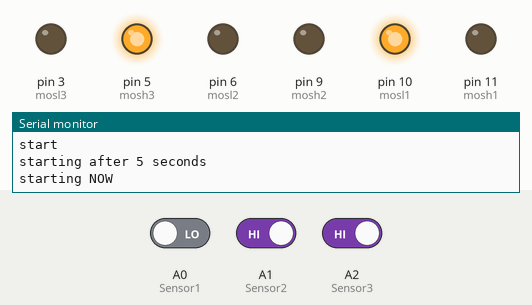
This sketch was run on a simulated Arduino Uno, built with avr-gcc and run on an emulated ATmega328P. On the bench: output pins drawn as LEDs (lit = HIGH), the last lines printed to the serial monitor. Inputs (shaded band) come from the test bench; at power-on: A0 (Sensor1) LOW, A1 (Sensor2) HIGH, A2 (Sensor3) HIGH.

Above: at 1.2 s.
1.3 s: A0 (Sensor1) driven HIGH
At 2.1 s:
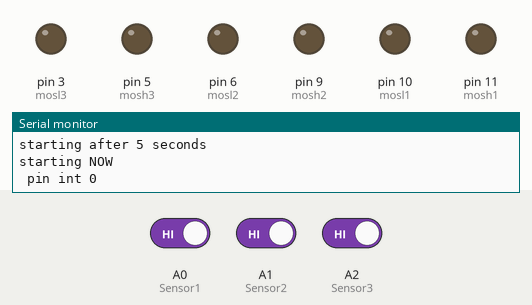
2.8 s: A1 (Sensor2) driven LOW
At 3.2 s:
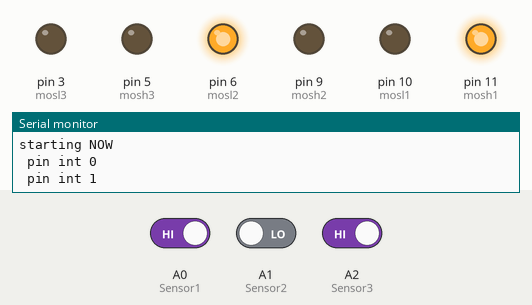
4.3 s: A2 (Sensor3) driven LOW
At 5.5 s:
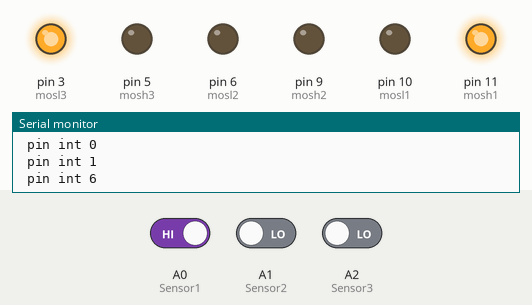
5.8 s: A1 (Sensor2) driven HIGH
At 6.7 s:
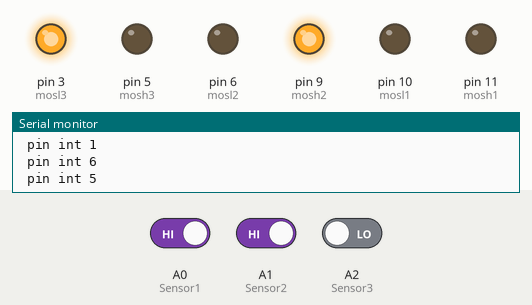
7.3 s: A0 (Sensor1) driven LOW
At 7.8 s:
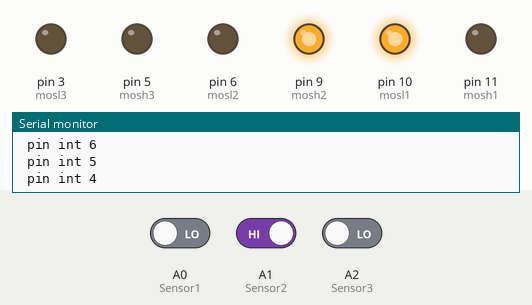
8.8 s: A2 (Sensor3) driven HIGH
At 10.2 s:
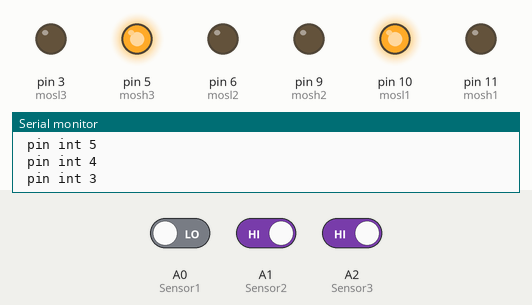
Timing chart, 0 to 11.3 s (numbered marks = the images above; inputs shaded):
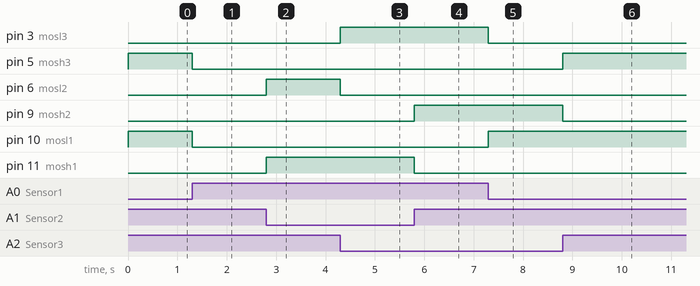

Measured:
- after the input at 1.3 s, pin 5 (mosh3), pin 10 (mosl1): HIGH → LOW at once
- after the input at 2.8 s, pin 6 (mosl2), pin 11 (mosh1): LOW → HIGH at once
- after the input at 4.3 s, pin 3 (mosl3): LOW → HIGH at once; pin 6 (mosl2): HIGH → LOW at once
- after the input at 5.8 s, pin 9 (mosh2): LOW → HIGH at once; pin 11 (mosh1): HIGH → LOW at once
- after the input at 7.3 s, pin 3 (mosl3): HIGH → LOW at once; pin 10 (mosl1): LOW → HIGH at once
- after the input at 8.8 s, pin 5 (mosh3): LOW → HIGH at once; pin 9 (mosh2): HIGH → LOW at once

The sketch:

v3.ino
```cpp
#define mosh1 11
#define mosl1 10

#define mosh2 9
#define mosl2 6

#define mosh3 5
#define mosl3 3

#define Sensor1 A0
#define Sensor2 A1
#define Sensor3 A2


int conpin = 1;
int counter = 0;
int SPEED = 0;
int STEP = 0;
int ha,hc,hb;
int conf = 0;
int step_counter = 1;
int x=0;
int a, b, c;
int steps();
void action(int st,int spp);
void STOP();
void setup() {
Serial.begin(9600);
Serial.println("start");

pinMode(mosh1,1);
pinMode(mosh2,1);
pinMode(mosh3,1);

pinMode(mosl1,1);
pinMode(mosl2,1);
pinMode(mosl3,1);


pinMode(Sensor1,0);
pinMode(Sensor2,0);
pinMode(Sensor3,0);
//pinMode(Sensor1,INPUT_PULLUP);
//pinMode(Sensor2,INPUT_PULLUP);
//pinMode(Sensor3,INPUT_PULLUP);

pinMode(A4,0);

Serial.println("starting after 5 seconds");
//delay(5000);
x = steps();
action(x,255);
delay(50);
//x = steps();
//action(x,255);
//delay(50);
Serial.println("starting NOW");


SREG  = SREG  | 0b10000000;
PCICR = PCICR | 0b00000010;  // pin chage int 8 to 14
PCMSK1= PCMSK1| 0b00000111;  // pcint8 A0, pcint9 A1, pcint10 A2

}


void loop() {
}


ISR(PCINT1_vect){
    PCICR |= ~(1<<1);

    Serial.print(" pin int ");
    x = steps();
    action(x,255);
    Serial.println(x);


    PCICR |= (1<<1);
  }


int steps(){

  ha = digitalRead(Sensor1);
  hb = digitalRead(Sensor2);
  hc = digitalRead(Sensor3);

  if( ha == 1 && hb == 0 && hc == 0 ){         // step 6  //100
    STEP = 6;
    }
    else if( ha == 0 && hb == 1 && hc == 0 ){  // step 4  //010
    STEP = 4;
    }
    else if( ha == 1 && hb == 1 && hc == 0){  // step 5  //110
    STEP = 5;
    }
    else if( ha == 0 && hb == 0 && hc ==1 ){   // step 2  //001
    STEP = 2;
    }
    else if( ha == 1 && hb ==0 && hc ==1 ){    // step 1  //101
    STEP = 1;
    }
    else if( ha == 0 && hb == 1 && hc == 1 ){  // step 3  //011
    STEP = 3;
    }else{
    STEP = 0;
      }
    return STEP;
}
void STOP(){
    digitalWrite(2,0);
    digitalWrite(3,0);
    digitalWrite(4,0);
    digitalWrite(5,0);
    digitalWrite(6,0);
    digitalWrite(7,0);
  }


void action(int st,int spp){
    int spedh = 1;
    int spedl = 0;
    switch (st) {
      case 6:
        digitalWrite(mosh1,spedh);
        digitalWrite(mosl1,0);
        digitalWrite(mosh2,0);
        digitalWrite(mosl2,0);
        digitalWrite(mosh3,0);
        digitalWrite(mosl3,spedh);
        break;

      case 4:
        digitalWrite(mosh1,0);
        digitalWrite(mosl1,spedh);
        digitalWrite(mosh2,spedh);
        digitalWrite(mosl2,0);
        digitalWrite(mosh3,0);
        digitalWrite(mosl3,0);
        break;


      case 5:
        digitalWrite(mosh1,0);
        digitalWrite(mosl1,0);
        digitalWrite(mosh2,spedh);
        digitalWrite(mosl2,0);
        digitalWrite(mosh3,0);
        digitalWrite(mosl3,spedh);
        break;

      case 2:
        digitalWrite(mosh1,0);
        digitalWrite(mosl1,0);
        digitalWrite(mosh2,0);
        digitalWrite(mosl2,spedh);
        digitalWrite(mosh3,spedh);
        digitalWrite(mosl3,0);
        break;

      case 1:
        digitalWrite(mosh1,spedh);
        digitalWrite(mosl1,0);
        digitalWrite(mosh2,0);
        digitalWrite(mosl2,spedh);
        digitalWrite(mosh3,0);
        digitalWrite(mosl3,0);
        break;

      case 3:
        digitalWrite(mosh1,0);
        digitalWrite(mosl1,spedh);
        digitalWrite(mosh2,0);
        digitalWrite(mosl2,0);
        digitalWrite(mosh3,spedh);
        digitalWrite(mosl3,0);
        break;

      default:
        digitalWrite(mosh1,0);
        digitalWrite(mosl1,0);
        digitalWrite(mosh2,0);
        digitalWrite(mosl2,0);
        digitalWrite(mosh3,0);
        digitalWrite(mosl3,0);
        break;
  }
}
```
